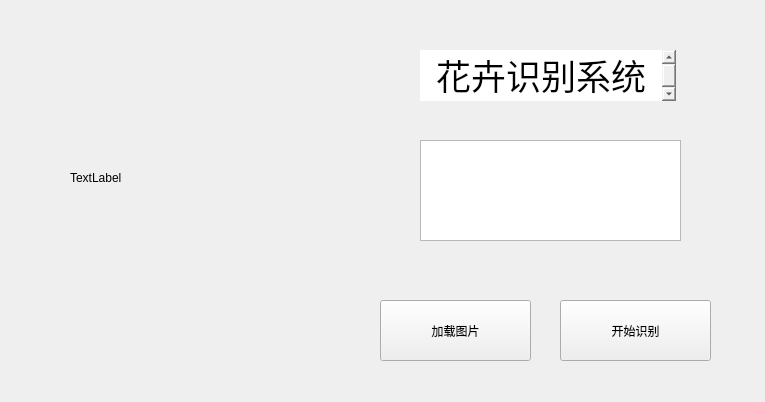
<?xml version="1.0" encoding="UTF-8"?>
<ui version="4.0">
 <class>Form</class>
 <widget class="QWidget" name="Form">
  <property name="geometry">
   <rect>
    <x>0</x>
    <y>0</y>
    <width>765</width>
    <height>402</height>
   </rect>
  </property>
  <property name="windowTitle">
   <string>花卉识别</string>
  </property>
  <widget class="QLabel" name="label">
   <property name="geometry">
    <rect>
     <x>70</x>
     <y>50</y>
     <width>256</width>
     <height>256</height>
    </rect>
   </property>
   <property name="text">
    <string>TextLabel</string>
   </property>
  </widget>
  <widget class="QPushButton" name="pushButton">
   <property name="geometry">
    <rect>
     <x>560</x>
     <y>300</y>
     <width>151</width>
     <height>61</height>
    </rect>
   </property>
   <property name="text">
    <string>开始识别</string>
   </property>
  </widget>
  <widget class="QTextBrowser" name="textBrowser">
   <property name="geometry">
    <rect>
     <x>420</x>
     <y>50</y>
     <width>256</width>
     <height>51</height>
    </rect>
   </property>
   <property name="styleSheet">
    <string notr="true">border:0px;
</string>
   </property>
   <property name="html">
    <string>&lt;!DOCTYPE HTML PUBLIC &quot;-//W3C//DTD HTML 4.0//EN&quot; &quot;http://www.w3.org/TR/REC-html40/strict.dtd&quot;&gt;
&lt;html&gt;&lt;head&gt;&lt;meta name=&quot;qrichtext&quot; content=&quot;1&quot; /&gt;&lt;style type=&quot;text/css&quot;&gt;
p, li { white-space: pre-wrap; }
&lt;/style&gt;&lt;/head&gt;&lt;body style=&quot; font-family:'SimSun'; font-size:9pt; font-weight:400; font-style:normal;&quot;&gt;
&lt;p align=&quot;center&quot; style=&quot; margin-top:0px; margin-bottom:0px; margin-left:0px; margin-right:0px; -qt-block-indent:0; text-indent:0px;&quot;&gt;&lt;span style=&quot; font-size:26pt;&quot;&gt;花卉识别系统&lt;/span&gt;&lt;/p&gt;&lt;/body&gt;&lt;/html&gt;</string>
   </property>
  </widget>
  <widget class="QPushButton" name="pushButton_2">
   <property name="geometry">
    <rect>
     <x>380</x>
     <y>300</y>
     <width>151</width>
     <height>61</height>
    </rect>
   </property>
   <property name="text">
    <string>加载图片</string>
   </property>
  </widget>
  <widget class="QTextEdit" name="textEdit">
   <property name="geometry">
    <rect>
     <x>420</x>
     <y>140</y>
     <width>261</width>
     <height>101</height>
    </rect>
   </property>
  </widget>
 </widget>
 <resources/>
 <connections/>
</ui>
